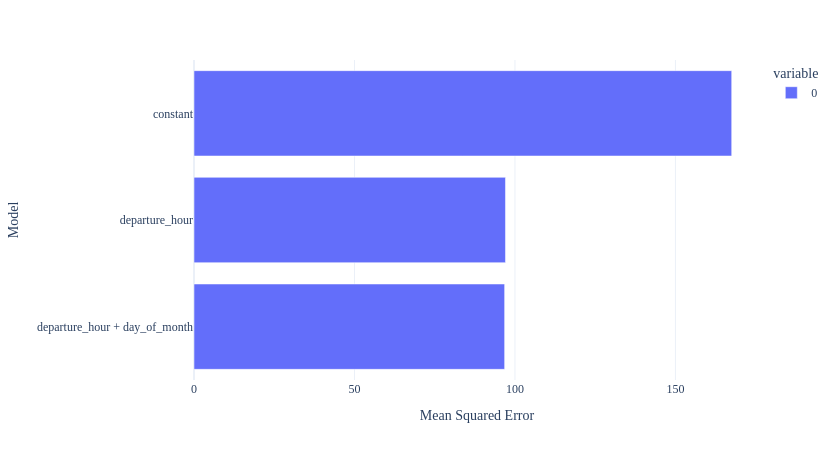

Source (notebook cell):
### Markdown cell above
<div class="alert alert-success">

### Discuss: Is adding more features always a good thing?

</div>


- As we can see, adding `day_of_month` as a feature **barely** reduced our model's MSE.

### Code cell
pd.Series(mse_dict).plot(kind='barh').update_layout(xaxis_title='Mean Squared Error', yaxis_title='Model')

### Figure 1 — Plotly figure (JSON) as saved in the notebook; plotly's stock layout.template omitted (floating-point values rounded to 4 significant figures)
{"data": [{"hovertemplate": "variable=0<br>value=%{x}<br>index=%{y}<extra></extra>", "legendgroup": "0", "marker": {"color": "#636efa", "pattern": {"shape": ""}}, "name": "0", "orientation": "h", "showlegend": true, "textposition": "auto", "type": "bar", "x": [96.79, 97.05, 167.5], "xaxis": "x", "y": ["departure_hour + day_of_month", "departure_hour", "constant"], "yaxis": "y"}], "layout": {"barmode": "relative", "height": 460, "legend": {"title": {"text": "variable"}, "tracegroupgap": 0}, "margin": {"t": 60}, "width": 840, "xaxis": {"anchor": "y", "domain": [0, 1], "title": {"text": "Mean Squared Error"}}, "yaxis": {"anchor": "x", "domain": [0, 1], "title": {"text": "Model"}}}}
